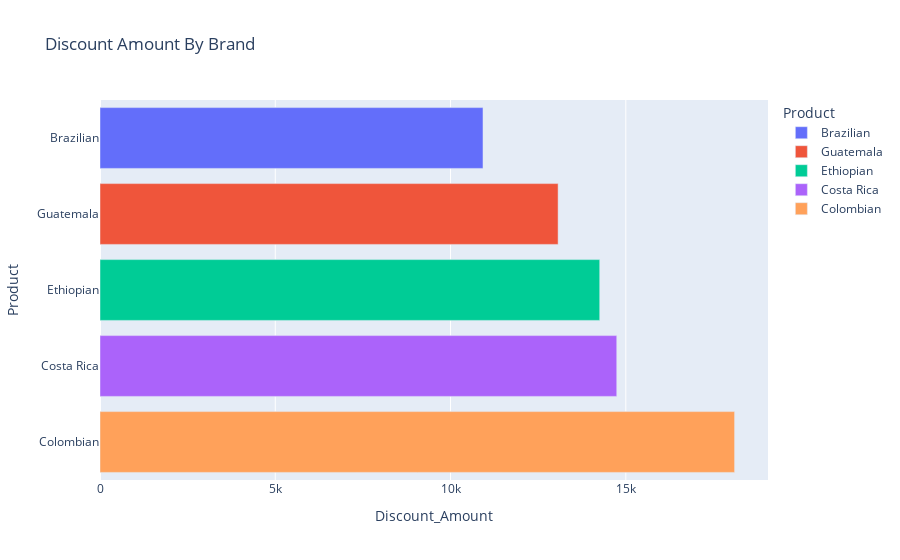

Write notebook code for a chart like this one.
### Code cell
px.bar(df_product, y='Product', x='Discount_Amount', color='Product', title='Discount Amount By Brand')

### Figure 1 — Plotly figure (JSON) as saved in the notebook; plotly's stock layout.template omitted (floating-point values rounded to 4 significant figures)
{"data": [{"hovertemplate": "Product=%{y}<br>Discount_Amount=%{x}<extra></extra>", "legendgroup": "Brazilian", "marker": {"color": "#636efa", "pattern": {"shape": ""}}, "name": "Brazilian", "orientation": "h", "showlegend": true, "textposition": "auto", "type": "bar", "x": [10926], "xaxis": "x", "y": ["Brazilian"], "yaxis": "y"}, {"hovertemplate": "Product=%{y}<br>Discount_Amount=%{x}<extra></extra>", "legendgroup": "Guatemala", "marker": {"color": "#EF553B", "pattern": {"shape": ""}}, "name": "Guatemala", "orientation": "h", "showlegend": true, "textposition": "auto", "type": "bar", "x": [13069], "xaxis": "x", "y": ["Guatemala"], "yaxis": "y"}, {"hovertemplate": "Product=%{y}<br>Discount_Amount=%{x}<extra></extra>", "legendgroup": "Ethiopian", "marker": {"color": "#00cc96", "pattern": {"shape": ""}}, "name": "Ethiopian", "orientation": "h", "showlegend": true, "textposition": "auto", "type": "bar", "x": [14256], "xaxis": "x", "y": ["Ethiopian"], "yaxis": "y"}, {"hovertemplate": "Product=%{y}<br>Discount_Amount=%{x}<extra></extra>", "legendgroup": "Costa Rica", "marker": {"color": "#ab63fa", "pattern": {"shape": ""}}, "name": "Costa Rica", "orientation": "h", "showlegend": true, "textposition": "auto", "type": "bar", "x": [14742], "xaxis": "x", "y": ["Costa Rica"], "yaxis": "y"}, {"hovertemplate": "Product=%{y}<br>Discount_Amount=%{x}<extra></extra>", "legendgroup": "Colombian", "marker": {"color": "#FFA15A", "pattern": {"shape": ""}}, "name": "Colombian", "orientation": "h", "showlegend": true, "textposition": "auto", "type": "bar", "x": [18104], "xaxis": "x", "y": ["Colombian"], "yaxis": "y"}], "layout": {"barmode": "relative", "legend": {"title": {"text": "Product"}, "tracegroupgap": 0}, "title": {"text": "Discount Amount By Brand"}, "xaxis": {"anchor": "y", "domain": [0, 1], "title": {"text": "Discount_Amount"}}, "yaxis": {"anchor": "x", "categoryarray": ["Colombian", "Costa Rica", "Ethiopian", "Guatemala", "Brazilian"], "categoryorder": "array", "domain": [0, 1], "title": {"text": "Product"}}}}
